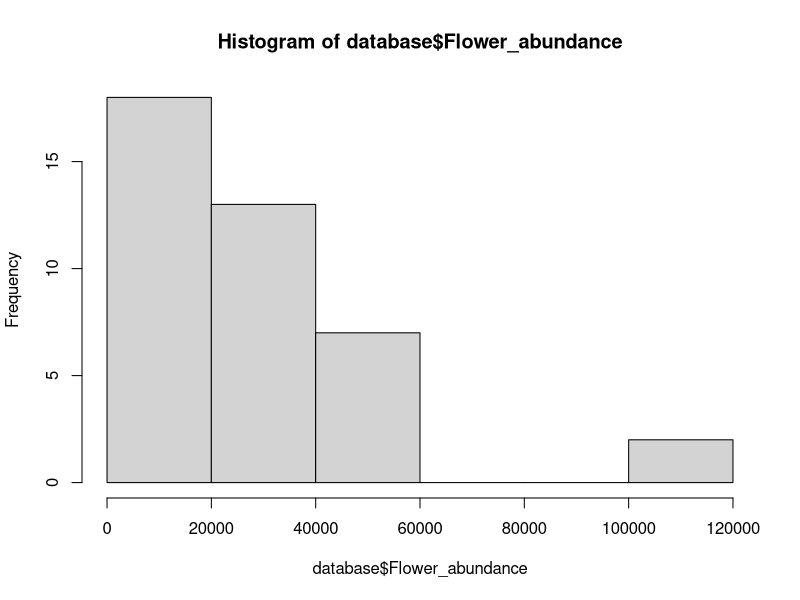
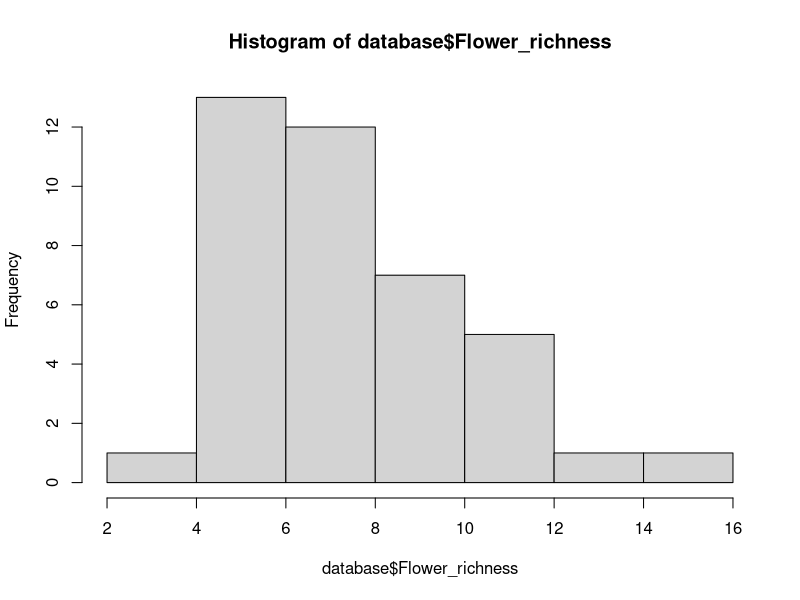
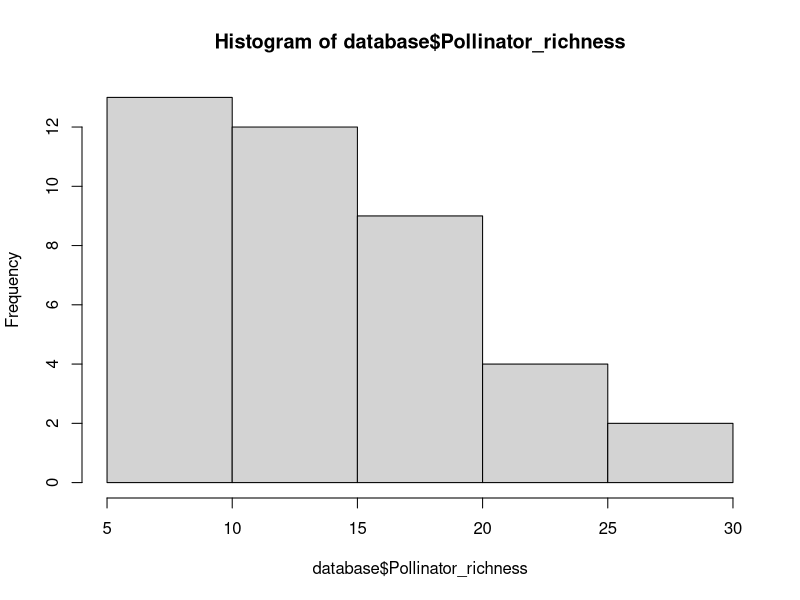
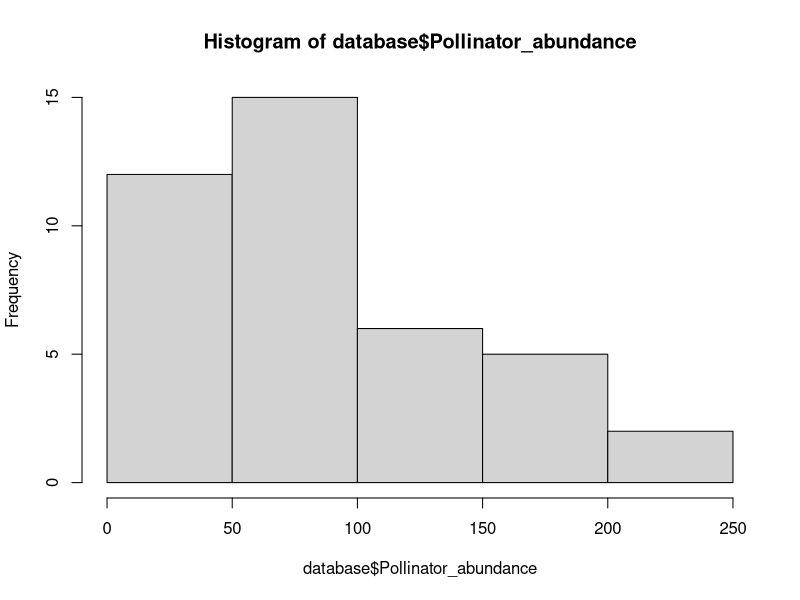
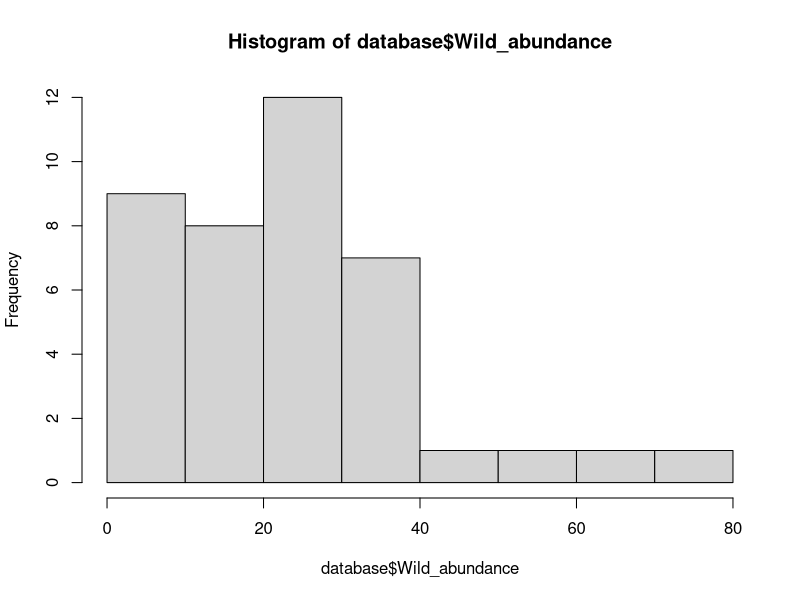
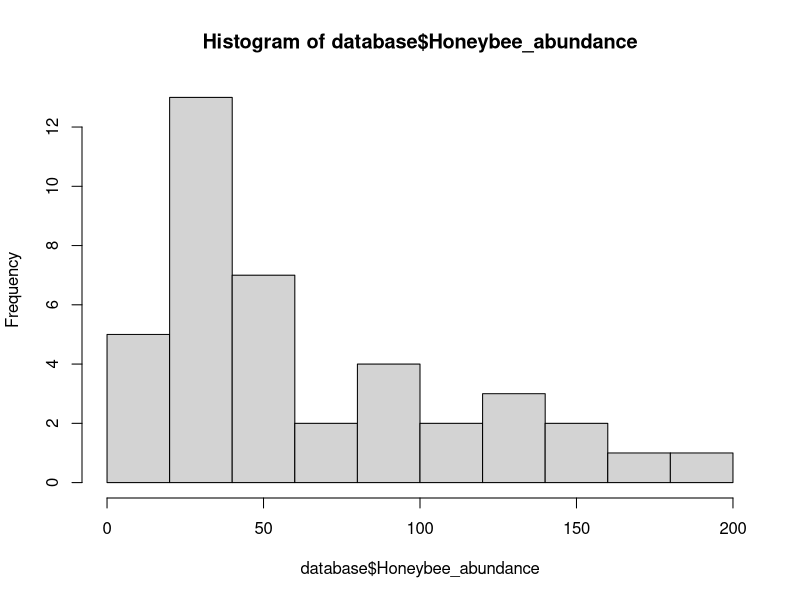
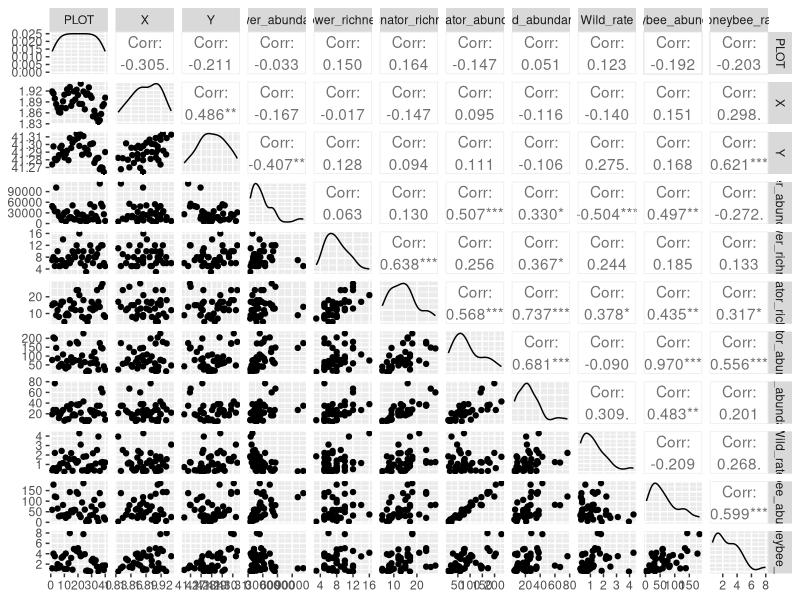
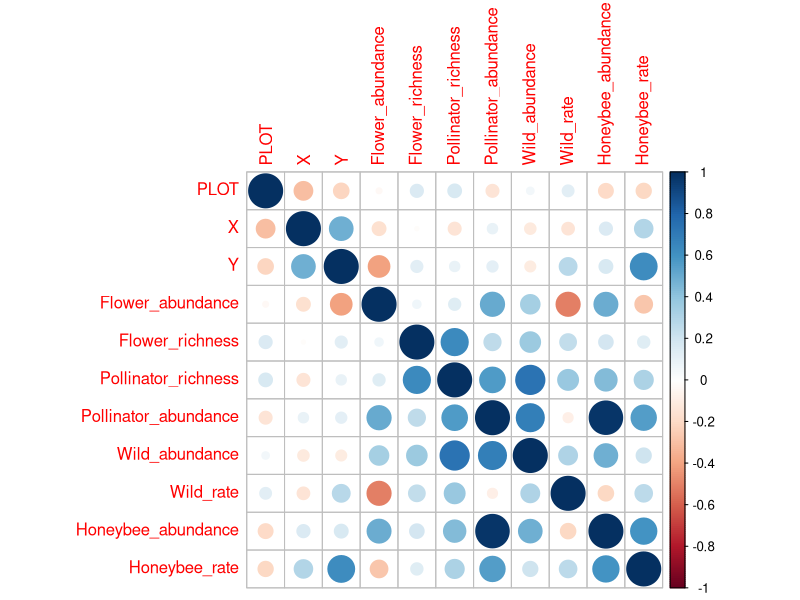

These charts were generated, in order, by the following R code:

library("tidyverse")
library("tidyr")
library('corrplot')
library(GGally)

######################## Introductory lines

# set the working directory, which is the folder containing the files
# in my case:
setwd("C:/Users/535388/OneDrive - UMONS/R folders/Course-statitstics")



######################################### STATISTICS

######################## Previous: check data
# check there is no correlation between variables



database<-read.table("linear.txt", header=T) 

hist(database$Flower_abundance)
hist(database$Flower_richness)
hist(database$Pollinator_richness)
hist(database$Pollinator_abundance)
hist(database$Wild_abundance)
hist(database$Honeybee_abundance)



###################### make a graph with all correlations. Type 1

ggpairs(database) 


###################### make a graph with all correlations. Type 2

M <- cor(database)
corrplot(M, method = "circle")



